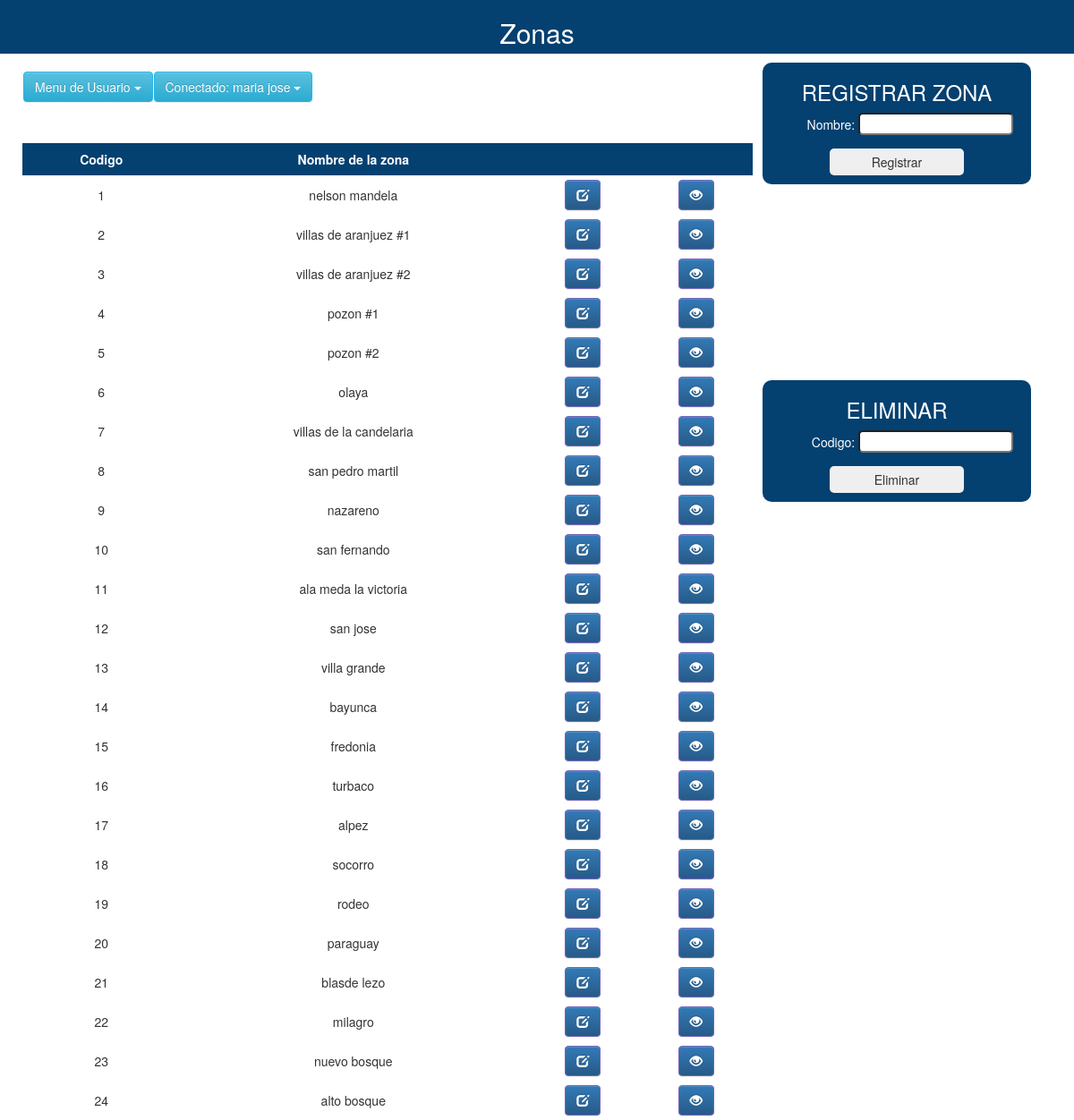
The app's page /Zonas.php (signed in) with its own data.
### tables this page shows
CREATE TABLE `zonas` (
  `IdZona` int(11) NOT NULL,
  `NombreZona` varchar(30) DEFAULT NULL,
  `Estado` tinyint(1) NOT NULL DEFAULT 1
);

### controller/Zone_Controller.php (called while the page is built, shortened)
<?php
class Zone_Controller
{
    public static function Main($option, $array = [])
    {
        $zone = new Zone_Controller();
        switch ($option) {
            case 0:
                $result = $zone->Consult($array);
                break;
        }
        return $result;
    }
    public function Consult($array)
    {
        $conexion = Conexion::connection();
        if ($array == null) {
            $sql = "SELECT * from zonas";
            return $conexion->query($sql);
        }
        $sql = "SELECT * from zonas WHERE IdZona='$array'";
        return $conexion->query($sql);
    }
}

### controller/Controller.php (called while the page is built, shortened)
<?php
require_once "Zone_Controller.php";
class Controller{
     public function Zone($option,$array = []){
        return Zone_Controller::Main($option,$array);
    }
}

### Zonas.php (the view, shortened to what this page needs)
<?php
require_once "controller/Controller.php";
$zonas =  new Controller();
?>
<!DOCTYPE html>
<html lang="en">
<head>
    <link rel="stylesheet" href="https://maxcdn.bootstrapcdn.com/bootstrap/3.3.5/css/bootstrap.min.css">
    <link rel="stylesheet" href="https://maxcdn.bootstrapcdn.com/bootstrap/3.3.5/css/bootstrap-theme.min.css">
    <link href="https://cdn.jsdelivr.net/npm/select2@4.0.13/dist/css/select2.min.css" rel="stylesheet" />
    <link href="resource/css/style.css" rel="stylesheet">
    <link href="resource/css/clientes2.css" rel="stylesheet">
</head>
<body>
    <div class="naveg">
        <div class="heading">
            <h2 id="hh">Zonas</h2>
        </div>
    </div>
    <div class="regemple" id="regemple">
        <form class="form_reg" action="" method="POST">
            <h3>REGISTRAR  ZONA</h3>
            <p>Nombre: <input name="nombreZona" class="input" type="text" required autofocus></p>
            <button class="button1" type="submit"> Registrar </button>
        </form>
    </div>
    <div class="regemple2" id="regemple2">
        <form class="form_reg" action="" method="POST">
            <h3>ELIMINAR </h3>
            <p>Codigo: <input name="code" class="input" type="number" required autofocus></p>
            <button class="button1" type="submit"> Eliminar </button>
        </form>
    </div>
    <div class="tabla">
        <div class="inclu"><?php include('menu.php'); ?></div>
        <table id="table">
            <thead>
                <tr>
                    <th>Codigo</th>
                    <th>Nombre de la zona</th>
                    <th></th>
                    <th></th>
                </tr>
            </thead>
            <tbody>
                <?php
                $result = $zonas->Zone(0);
                while ($mostrar = $result->fetch_row()) {
                ?>
                    <tr>
                        <td><?php echo $mostrar[0] ?></td>
                        <td><?php echo $mostrar[1] ?></td>
                        <td><a href="Edit_Zone.php?update_id=<?php echo $mostrar[0] ?>" title="Editar Zona" >
                                <div class="btn btn-primary"><span class="glyphicon glyphicon-edit"></span></div>
                            </a></td>
                            <td><a href="View_zonas.php?update_idd=<?php echo $mostrar[0] ?>" title="Ver zona" >
                                <div class="btn btn-primary"><span class="glyphicon glyphicon-eye-open"></span></div>
                            </a></td>
                    </tr>
                <?php
                }
                ?>
            </tbody>
        </table>
    </div>
</body>
</html>

### resource/css/style.css (style rules this page uses)
.btn-primary, .panel-primary { border-color: #7266ba; color: #fff !important; }
input[type=number] { -moz-appearance: textfield; }
.naveg { position: absolute; width: 100%; height: 60px; background: rgb(4, 64, 112); z-index: 9000; }
#hh { color: white; text-align: center; }

### resource/css/clientes2.css (style rules this page uses)
* { margin: 0; padding: 0;box-sizing: border-box; }
#table { width: 100%; }
th { background-color:rgb(4, 64, 112); color: white; text-align: center; padding:8px; }
td { padding: 5px 3px; }
.tabla { position: relative; width: 68%; text-align: center; float: left; top:80px; left: 25px; }
.regemple, .regemple2 { background-color: rgb(4, 64, 112); width: 300px; height: auto; display: flex; justify-content: space-between; border-radius:10px; position: absolute; padding:0 0 10px; left:71%; }
.regemple { top: 70px; }
.regemple2 { top: 425px; }
.form_reg { padding: 0 5px; margin: 0 auto; width: 90%; height: auto; text-align: center; }
.form_reg h3 { color:white; }
.form_reg p { width: 100%; text-align: right; color:white; }
.form_reg input { height: 25px; border-radius: 5px; margin-bottom: 5px; color:black; }
.form_reg button { border: none; border-radius: 5px; width: 150px; padding: 5px 3px; cursor: pointer; }

### records on screen
zonas: IdZona "1", NombreZona "nelson mandela"
zonas: IdZona "2", NombreZona "villas de aranjuez #1"
zonas: IdZona "3", NombreZona "villas de aranjuez #2"
zonas: IdZona "4", NombreZona "pozon #1"
zonas: IdZona "5", NombreZona "pozon #2"
zonas: IdZona "6", NombreZona "olaya"
zonas: IdZona "7", NombreZona "villas de la candelaria"
zonas: IdZona "8", NombreZona "san pedro martil"
zonas: IdZona "9", NombreZona "nazareno"
zonas: IdZona "10", NombreZona "san fernando"
zonas: IdZona "11", NombreZona "ala meda la victoria"
zonas: IdZona "12", NombreZona "san jose"
zonas: IdZona "13", NombreZona "villa grande"
zonas: IdZona "14", NombreZona "bayunca"
zonas: IdZona "15", NombreZona "fredonia"
zonas: IdZona "16", NombreZona "turbaco"
zonas: IdZona "17", NombreZona "alpez"
zonas: IdZona "18", NombreZona "socorro"
zonas: IdZona "19", NombreZona "rodeo"
zonas: IdZona "20", NombreZona "paraguay"
zonas: IdZona "21", NombreZona "blasde lezo"
zonas: IdZona "22", NombreZona "milagro"
zonas: IdZona "23", NombreZona "nuevo bosque"
zonas: IdZona "24", NombreZona "alto bosque"

### other values on screen
$resultado[1] "maria jose"
